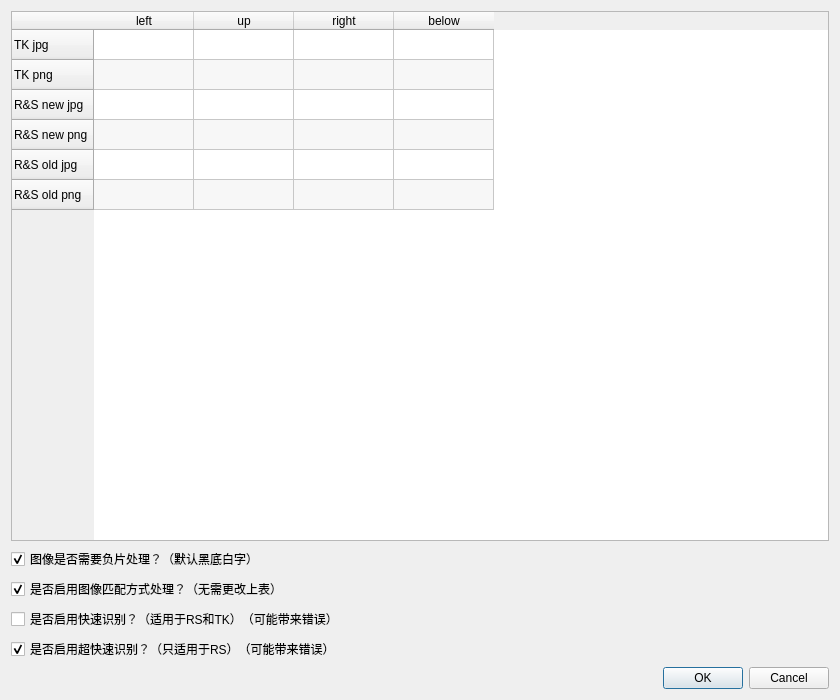
<?xml version="1.0" encoding="UTF-8"?>
<ui version="4.0">
 <class>Dialog</class>
 <widget class="QDialog" name="Dialog">
  <property name="geometry">
   <rect>
    <x>0</x>
    <y>0</y>
    <width>840</width>
    <height>700</height>
   </rect>
  </property>
  <property name="minimumSize">
   <size>
    <width>840</width>
    <height>700</height>
   </size>
  </property>
  <property name="maximumSize">
   <size>
    <width>840</width>
    <height>700</height>
   </size>
  </property>
  <property name="windowTitle">
   <string>配置</string>
  </property>
  <property name="windowIcon">
   <iconset resource="osc_value.qrc">
    <normaloff>:/image/images/osc_value.ico</normaloff>:/image/images/osc_value.ico</iconset>
  </property>
  <layout class="QGridLayout" name="gridLayout">
   <item row="5" column="1">
    <widget class="QDialogButtonBox" name="buttonBox">
     <property name="orientation">
      <enum>Qt::Horizontal</enum>
     </property>
     <property name="standardButtons">
      <set>QDialogButtonBox::Cancel|QDialogButtonBox::Ok</set>
     </property>
    </widget>
   </item>
   <item row="0" column="0" colspan="2">
    <widget class="QTableWidget" name="tableWidget">
     <property name="enabled">
      <bool>true</bool>
     </property>
     <property name="alternatingRowColors">
      <bool>true</bool>
     </property>
     <row>
      <property name="text">
       <string>TK jpg</string>
      </property>
     </row>
     <row>
      <property name="text">
       <string>TK png</string>
      </property>
     </row>
     <row>
      <property name="text">
       <string>R&amp;S new jpg</string>
      </property>
     </row>
     <row>
      <property name="text">
       <string>R&amp;S new png</string>
      </property>
     </row>
     <row>
      <property name="text">
       <string>R&amp;S old jpg</string>
      </property>
     </row>
     <row>
      <property name="text">
       <string>R&amp;S old png</string>
      </property>
     </row>
     <column>
      <property name="text">
       <string>left</string>
      </property>
     </column>
     <column>
      <property name="text">
       <string>up</string>
      </property>
     </column>
     <column>
      <property name="text">
       <string>right</string>
      </property>
     </column>
     <column>
      <property name="text">
       <string>below</string>
      </property>
     </column>
    </widget>
   </item>
   <item row="4" column="0" colspan="2">
    <widget class="QCheckBox" name="checkBox_4">
     <property name="text">
      <string>是否启用超快速识别？（只适用于RS）（可能带来错误）</string>
     </property>
     <property name="checked">
      <bool>true</bool>
     </property>
    </widget>
   </item>
   <item row="3" column="0" colspan="2">
    <widget class="QCheckBox" name="checkBox_3">
     <property name="text">
      <string>是否启用快速识别？（适用于RS和TK）（可能带来错误）</string>
     </property>
     <property name="checked">
      <bool>false</bool>
     </property>
    </widget>
   </item>
   <item row="2" column="0" colspan="2">
    <widget class="QCheckBox" name="checkBox_2">
     <property name="text">
      <string>是否启用图像匹配方式处理？（无需更改上表）</string>
     </property>
     <property name="checked">
      <bool>true</bool>
     </property>
    </widget>
   </item>
   <item row="1" column="0" colspan="2">
    <widget class="QCheckBox" name="checkBox">
     <property name="text">
      <string>图像是否需要负片处理？（默认黑底白字）</string>
     </property>
     <property name="checked">
      <bool>true</bool>
     </property>
    </widget>
   </item>
  </layout>
 </widget>
 <resources>
  <include location="osc_value.qrc"/>
 </resources>
 <connections/>
</ui>
